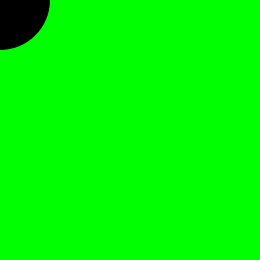
Frame 1 (no input)
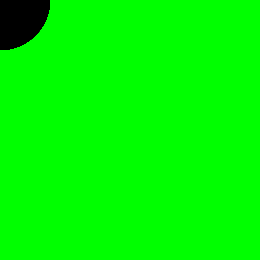
Frame 60 (the mouse pressed at the canvas centre just before this capture)
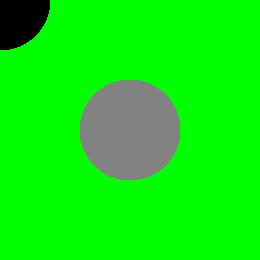
Frame 120 (the mouse held since frame 60 and released just before this capture)

The Processing sketch that drew these frames (run headless with seeded random() and noise(); from frame 60 on, the mouse is pressed at the canvas centre):

// Processing sketch: drawing_stuff
// ── drawing_stuff.pde
void setup(){
background(0,255,0);
size(260,260);
lights();
noStroke();
}
void draw(){
 
  if(mousePressed){
     fill(mouseY, mouseX, mouseX);
  }else{
     fill(mouseX, mouseY, mouseX);
  }
ellipse(mouseX,mouseY,100,100);

System.err.println(mouseX + ", " + mouseY);
}
